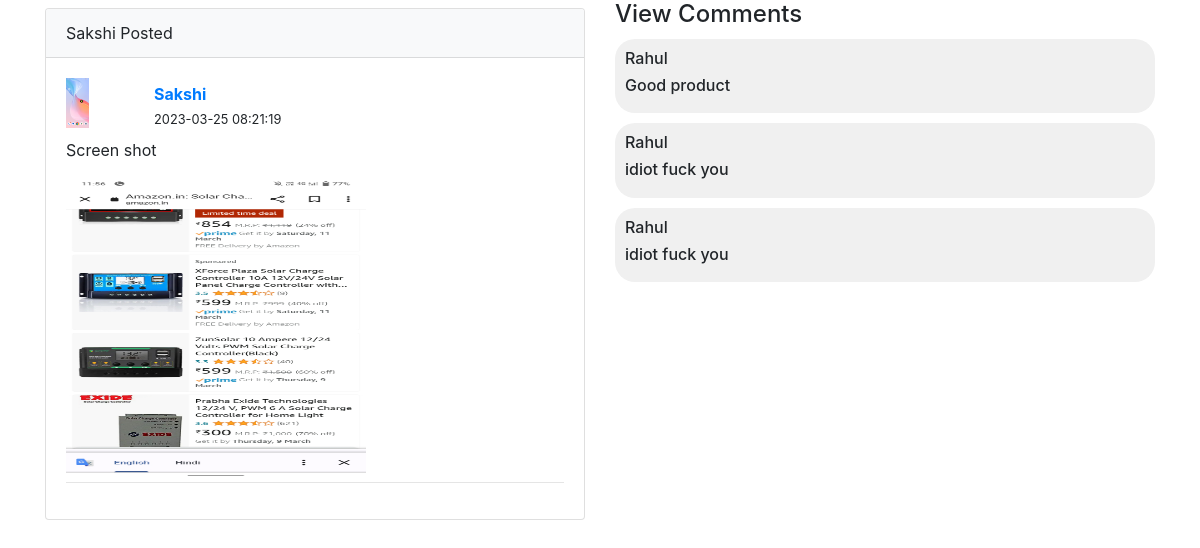
/viewpost.php?postid=16 (signed in), run on the app's committed database.
### tables this page shows
CREATE TABLE `postdata` (
  `id` int(10) NOT NULL,
  `filename` varchar(100) NOT NULL,
  `postdisc` varchar(500) NOT NULL,
  `username` varchar(30) NOT NULL,
  `datet` timestamp NOT NULL DEFAULT current_timestamp() ON UPDATE current_timestamp(),
  `userid` int(10) NOT NULL
);

CREATE TABLE `userlist` (
  `id` int(10) NOT NULL,
  `fname` varchar(10) NOT NULL,
  `lname` varchar(10) NOT NULL,
  `mob` varchar(13) NOT NULL,
  `gender` varchar(7) NOT NULL,
  `dob` date NOT NULL,
  `pass` varchar(100) NOT NULL,
  `createdon` timestamp NOT NULL DEFAULT current_timestamp() ON UPDATE current_timestamp(),
  `profileimg` varchar(200) NOT NULL
);

CREATE TABLE `commentdata` (
  `id` int(10) NOT NULL,
  `postid` int(10) NOT NULL,
  `username` varchar(10) NOT NULL,
  `comment` varchar(400) NOT NULL,
  `datet` timestamp NOT NULL DEFAULT current_timestamp() ON UPDATE current_timestamp()
);

### viewpost.php (the view, shortened to what this page needs)
<?php
include('config.php');
$postid=$_GET['postid'];
function getusernamebyid($con,$id)
{
    $selectuser="SELECT * FROM `userlist` where `id`='$id'";
    $result=mysqli_query($con,$selectuser);
    $row=mysqli_fetch_assoc($result);
    return $row['fname'];
}
function getprofileimagebyid($con,$id)
{
    $selectuser="SELECT * FROM `userlist` where `id`='$id'";
    $result=mysqli_query($con,$selectuser);
    $row=mysqli_fetch_assoc($result);
    return $row['profileimg'];
}
?>
<!doctype html>
<html lang="en">
  <head>
    <link rel="stylesheet" href="https://cdn.jsdelivr.net/npm/bootstrap@4.0.0/dist/css/bootstrap.min.css">
  </head>
  <body>
    <div class="container">
    <div class="row">
    <?php
     $sqlselectpost="SELECT * FROM `postdata` where `id`='$postid'";
     $result=mysqli_query($con,$sqlselectpost);
     if(mysqli_num_rows($result)>0)
     {
       $row=mysqli_fetch_assoc($result);
          $postidDB=$row['id'];
          ?>
         <div class="col">
              <div class="card me-2 ms-2 mt-2">
                    <div class="card-header bg-light">
                    <?php
                              echo $row['username'];
                        ?> Posted
                    </div>
              <div class="card-body">
                <div class="row">
                    <div class="col-2">
                        <img src="<?php echo getprofileimagebyid($con,$row['userid']);?>" alt="" height="50px">
                    </div>
                    <div class="col mt-1">
                        <b><a href="viewpost.php?postid=<?php echo $postidDB;?>"> <?php
                        echo $row['username'];
                  ?></a></b><br>
                        <small> <?php
                        echo $row['datet'];
                  ?></small>
                    </div>
                </div>
                    <p class="me-2 ms-2 mt-2">
                      <?php
                            echo $row['postdisc'];
                      ?>
                    </p>
                <img src="<?php
                        echo $row['filename'];
                  ?>" height="300px" width="300px" alt="">
                <hr class="mt-1">
                          <?php }
                  ?>
              </div>
              </div>
              </div>
                  <div class="col">
                  <h4>View Comments</h4>
                    <?php
                        $selectcomments="SELECT * FROM `commentdata` where `postid`='$postid'";
                        $ress=mysqli_query($con,$selectcomments);
                        while($rows=mysqli_fetch_assoc($ress))
                        { ?>
                        <div style="background-color:#f0f0f0; margin-top:10px; padding: 10px; border-radius:20px;">
                        <h6><?php echo getusernamebyid($con,$rows['username']); ?></h6>
                        <h6><?php echo $rows['comment']; ?></h6>
                  </div>
                        <?php }
                    ?>
                  </div>
              </div>
              </div>
  </body>
</html>

### data on the page
postdata: username "Sakshi", userid.profileimg (picture), datet "2023-03-25 08:21:19", postdisc "Screen shot", filename (picture)
commentdata: username.fname "Rahul", comment "Good product"
commentdata: username.fname "Rahul", comment "idiot fuck you"
commentdata: username.fname "Rahul", comment "idiot fuck you"
